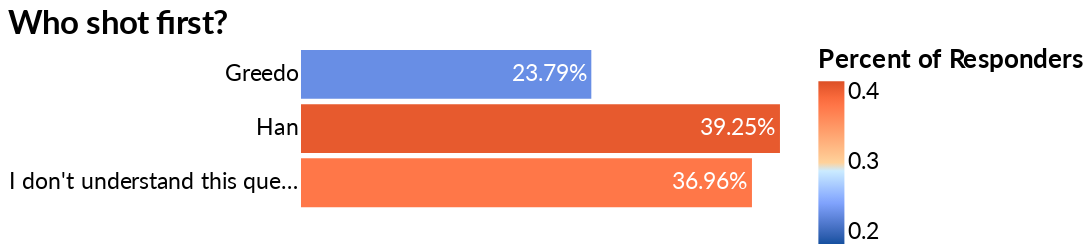

This figure's notebook cell:
### Code cell
bar = (
    alt.Chart(df_count)
    .mark_bar(height=30)
    .encode(
        y=alt.Y('shooter:N', sort=None, title='', axis=alt.Axis(grid=False, ticks=False)),
        x=alt.X('percent:Q',
                title=' ',
                axis=alt.Axis(title=None, grid=False, labels=False, ticks=False, domain=False),),
        color=alt.Color('percent:Q', title='Percent of Responders',
                        scale=alt.Scale(domain=[0.2, 0.3, 0.4], range=["#15509F", "#FFFFFF", "#DC5026"] ))
    ).properties(
        title='Who shot first?',
        width=300,
        height=100
    )
)
text = bar.mark_text(
    align='right',
    baseline='middle',
    dx=-3,
    color='white'
).encode(
    text=alt.Text('percent:Q', format='.2%'),
    color=alt.value('white')
)

final_chart = (bar + text)
final_chart

### Figure 1 — Vega-Lite specification as saved in the notebook (floating-point values rounded to 4 significant figures)
{"config": {"title": {"anchor": "start", "fontSize": 20, "font": "Lato", "color": "#000000"}, "subtitle": {"fontSize": 18, "font": "Lato", "color": "#000000"}, "header": {"titleColor": "#00274C", "titleFontSize": 1, "titleFontWeight": "bold", "titleBaseline": "top"}, "axisX": {"titleFont": "Lato", "titleFontSize": 16, "titleColor": "#000000", "labelFont": "Lato", "labelFontSize": 14, "labelColor": "#000000", "domain": true, "grid": false, "ticks": false}, "axisY": {"titleFont": "Lato", "titleFontSize": 16, "titleColor": "#000000", "titleAngle": 0, "titleAlign": "left", "titleAnchor": "start", "titleY": -10, "labelFont": "Lato", "labelFontSize": 14, "labelColor": "#000000", "domain": false, "grid": true, "gridColor": "#aab0c0", "gridWidth": 1}, "legend": {"labelFont": "Lato", "labelFontSize": 14, "titleFont": "Lato", "titleFontSize": 16}, "background": null, "view": {"stroke": "transparent"}, "range": {"category": ["#B62321", "#A1A332", "#15509F", "#3B444B", "#D7C078", "#DC5026"], "ordinal": ["#B62321", "#BD4232", "#C36244", "#CA8155", "#D0A167", "#D7C078"], "ramp": ["#BD4232", "#C36244", "#CA8155", "#D0A167", "#D7C078"], "diverging": ["#15509F", "#638ABF", "#B1C5DF", "#FFFFFF", "#F3C5B7", "#E88A6E", "#DC5026"]}, "text": {"font": "Lato", "fontSize": 14, "color": "match"}, "note": {"font": "Lato", "fontSize": 12, "color": "#000000", "align": "left"}, "source": {"font": "Lato", "fontSize": 12, "color": "#000000", "align": "right"}}, "layer": [{"mark": {"type": "bar", "height": 30}, "encoding": {"color": {"field": "percent", "scale": {"domain": [0.2, 0.3, 0.4], "range": ["#15509F", "#FFFFFF", "#DC5026"]}, "title": "Percent of Responders", "type": "quantitative"}, "x": {"axis": {"domain": false, "grid": false, "labels": false, "ticks": false, "title": null}, "field": "percent", "title": " ", "type": "quantitative"}, "y": {"axis": {"grid": false, "ticks": false}, "field": "shooter", "sort": null, "title": "", "type": "nominal"}}, "title": "Who shot first?"}, {"mark": {"type": "text", "align": "right", "baseline": "middle", "color": "white", "dx": -3}, "encoding": {"color": {"value": "white"}, "text": {"field": "percent", "format": ".2%", "type": "quantitative"}, "x": {"axis": {"domain": false, "grid": false, "labels": false, "ticks": false, "title": null}, "field": "percent", "title": " ", "type": "quantitative"}, "y": {"axis": {"grid": false, "ticks": false}, "field": "shooter", "sort": null, "title": "", "type": "nominal"}}, "title": "Who shot first?"}], "data": {"name": "data-af8e0c5db921a26d7929e6d0e86cb73d"}, "height": 100, "width": 300, "$schema": "https://vega.github.io/schema/vega-lite/v5.16.3.json", "datasets": {"data-af8e0c5db921a26d7929e6d0e86cb73d": [{"shooter": "Greedo", "count": 197, "percent": 0.2379}, {"shooter": "Han", "count": 325, "percent": 0.3925}, {"shooter": "I don't understand this question", "count": 306, "percent": 0.3696}]}}
